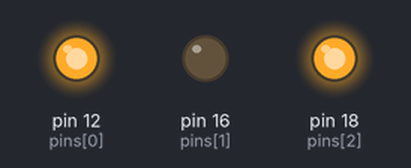
The program below on a simulated Raspberry Pi (header pin numbers). Parts: output pins drawn as LEDs (lit = HIGH).

Above: at 0.7 s.
At 1.7 s:
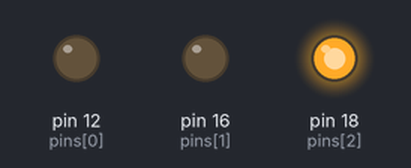
At 2.2 s:
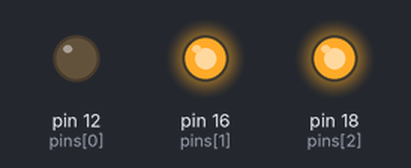
At 2.7 s:
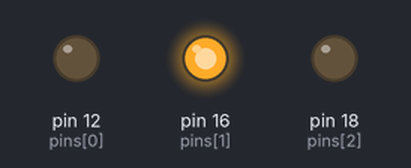
At 3.7 s:
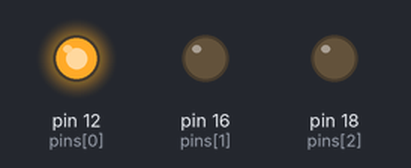
At 6.2 s:
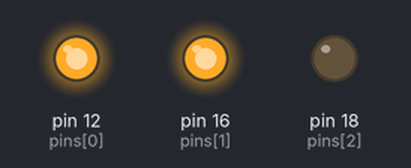
Timing chart, 0 to 6.9 s (numbered marks = the images above):
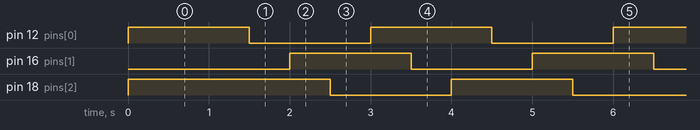

Measured:
- by itself, pin 12 (pins[0]), pin 16 (pins[1]), pin 18 (pins[2]): alternates HIGH for 1.5 s and LOW for 1.5 s
- by itself, everything shown: repeats every 3.0 s, in 6 steps

The program:

03rgbled2.py
```python
import time
import RPi.GPIO as GPIO

t = 0.5
pins = [12, 16, 18]

def init():
 GPIO.setmode(GPIO.BOARD)

 for index in range(0, len(pins)):
   GPIO.setup(pins[index], GPIO.OUT)

try:
  init()

  GPIO.output(pins[0], GPIO.LOW)
  GPIO.output(pins[1], GPIO.LOW)
  GPIO.output(pins[2], GPIO.HIGH)

  while 1:
    GPIO.output(pins[0], GPIO.HIGH)
    time.sleep(t)

    GPIO.output(pins[1], GPIO.LOW)
    time.sleep(t)

    GPIO.output(pins[2], GPIO.HIGH)
    time.sleep(t)

    GPIO.output(pins[0], GPIO.LOW)
    time.sleep(t)

    GPIO.output(pins[1], GPIO.HIGH)
    time.sleep(t)

    GPIO.output(pins[2], GPIO.LOW)
    time.sleep(t)
finally:
  #clean up all used ports
  GPIO.cleanup()
```
